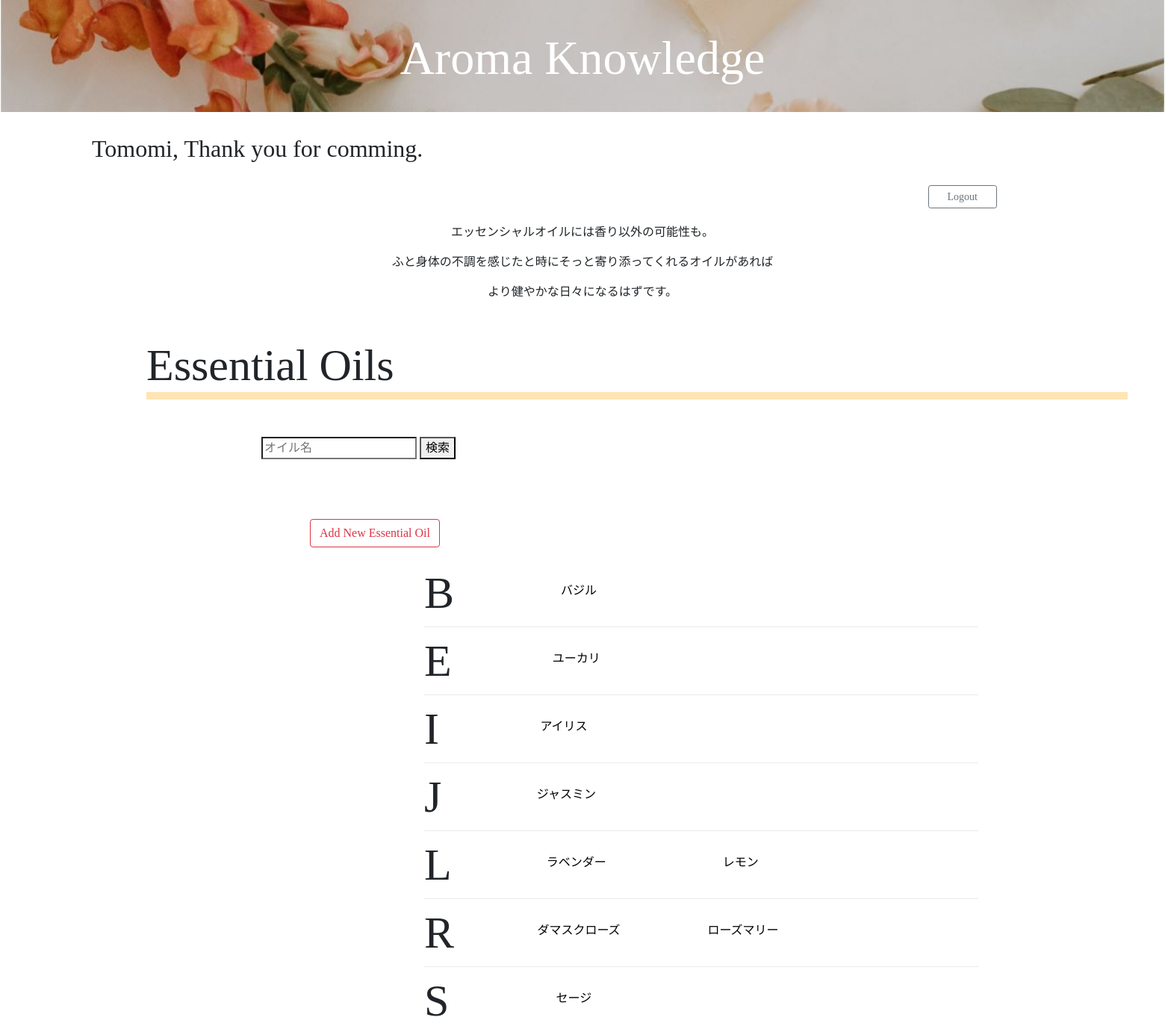
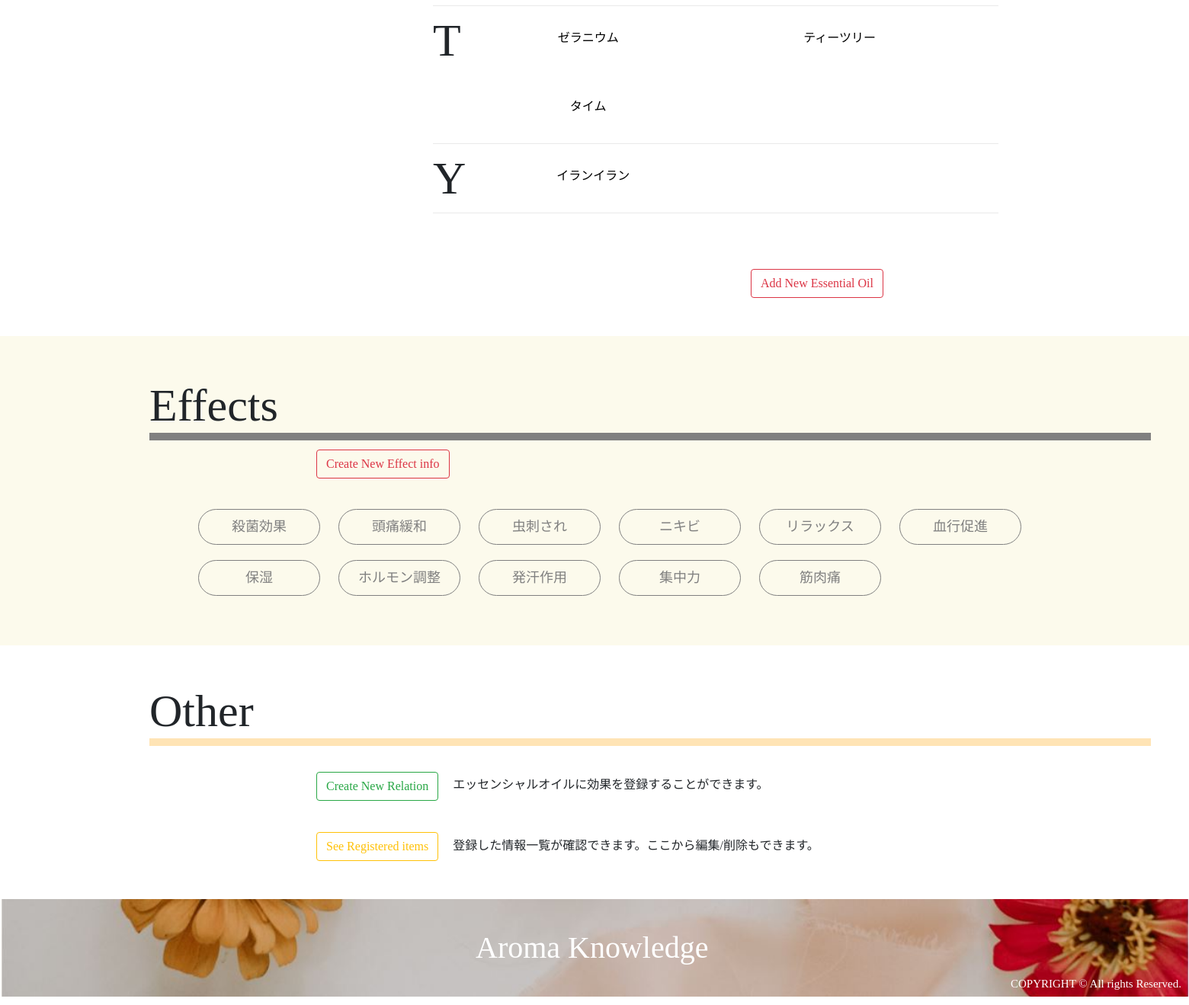
Page /mypage_top.php (signed in) on the committed database (2 pictures, top to bottom).
### tables this page shows
CREATE TABLE `essential_oils` (
  `id` int(11) NOT NULL AUTO_INCREMENT,
  `name` varchar(255) NOT NULL,
  `scientific_name` varchar(255) NOT NULL,
  `plant_name` varchar(255) NOT NULL,
  `extraction` varchar(255) NOT NULL,
  `aroma` varchar(255) NOT NULL,
  `caution` varchar(255) NOT NULL,
  `english_name` varchar(255) NOT NULL,
  `user_id` int(11) NOT NULL,
  `image` varchar(255) NOT NULL,
  `created_at` timestamp NOT NULL DEFAULT CURRENT_TIMESTAMP,
  PRIMARY KEY (`id`),
  UNIQUE KEY `name` (`name`),
  KEY `user_id` (`user_id`),
  CONSTRAINT `essential_oils_ibfk_1` FOREIGN KEY (`user_id`) REFERENCES `users` (`id`) ON DELETE CASCADE ON UPDATE CASCADE
);

CREATE TABLE `effects` (
  `id` int(11) NOT NULL AUTO_INCREMENT,
  `effect` varchar(255) NOT NULL,
  `content` varchar(255) NOT NULL,
  `caution` varchar(255) NOT NULL,
  `user_id` int(11) NOT NULL,
  `created_at` timestamp NOT NULL DEFAULT CURRENT_TIMESTAMP,
  PRIMARY KEY (`id`),
  UNIQUE KEY `effect` (`effect`),
  KEY `user_id` (`user_id`),
  CONSTRAINT `effects_ibfk_1` FOREIGN KEY (`user_id`) REFERENCES `users` (`id`) ON DELETE CASCADE ON UPDATE CASCADE
);

### mypage_top.php (called while the page is built, shortened)
<?php
    require_once 'DAOs/OilDAO.php';
    require_once 'DAOs/EffectDAO.php';
    $login_user = $_SESSION['login_user'];
    $oils = OilDAO::get_all_oils_sort();
    $effects = EffectDAO::get_all_effects();
    include_once 'views/mypage_top_view.php';

### DAOs/OilDAO.php (called while the page is built, shortened)
<?php
    class OilDAO extends DAO{
        public static function get_all_oils_sort(){
            try{
                $pdo = self::get_connection();
                $stmt = $pdo->query('SELECT * FROM essential_oils ORDER BY english_name ASC');
                $stmt->setFetchMode(PDO::FETCH_CLASS|PDO::FETCH_PROPS_LATE, 'Oil');
                $oils = $stmt->fetchAll();
            }catch(PDOException $e){
            }finally{
                self::close_connection($pdo, $stmt);
            }
            return $oils;
        }
    }

### DAOs/EffectDAO.php (called while the page is built, shortened)
<?php
    class EffectDAO extends DAO{
        public static function get_all_effects(){
            try{
                $pdo = self::get_connection();
                $stmt = $pdo->query('SELECT * FROM effects');
                $stmt->setFetchMode(PDO::FETCH_CLASS|PDO::FETCH_PROPS_LATE, 'Effect');
                $effects = $stmt->fetchAll();
            }catch(PDOException $e){
                }finally{
                    self::close_connection($pdo, $stmt);
                }
                return $effects;
        }
    }

### views/mypage_top_view.php (the view, shortened to what this page needs)
<!DOCTYPE html>
<html lang="ja">
    <head>
        <link rel="stylesheet" href="https://stackpath.bootstrapcdn.com/bootstrap/4.3.1/css/bootstrap.min.css">
        <link rel="stylesheet" href="css/style.css">
        <link rel="stylesheet" href="css/style2.css">
    </head>
    <body>
        <div class="header" style="background-image:url(images/top1.jpg)">
            <h1><a href="mypage_top.php">Aroma Knowledge</a></h1>
        </div>
        <div class="MypageMain">
            <h2><?= $login_user->name; ?>, Thank you for comming.</h2>
        </div>
        <div class="container">
            <div class="ForPC mt-4">
                <div class="text-right">
                    <a class="btn btn-sm btn-outline-secondary col-sm-1" href="logout.php" role="button">Logout</a>
                </div>
            </div>
        </div>
        <div class="toptext ForPC">
            <p>エッセンシャルオイルには香り以外の可能性も。</p>
            <p>ふと身体の不調を感じたと時にそっと寄り添ってくれるオイルがあれば</p>
            <p>より健やかな日々になるはずです。</p>
        </div>
        <div class="essential_oils">
            <h2 class="title">Essential Oils</h2>
            <form class="SearchOil" action="search_oils.php?page=top">
                <input type="search" name="keyword" placeholder="オイル名">
                <button type="submit">検索</button>
            </form>
            <div class="container">
                <div class="form-group row">
                    <div class="offset-2 col-10">
                        <a class="btn btn-outline-danger" href="oil_register.php?page=top" role="button">Add New Essential Oil</a>
                    </div>
                </div>
            </div>
            <div class="EoilContent2">
                <?php $pre_letter = ''; ?>
                <?php $count = 1; ?>
                <?php foreach($oils as $oil): ?>
                    <?php $letter = strtoupper(substr($oil->english_name, 0,1)); ?>
                    <?php if($letter !== $pre_letter): ?>
                        <?php if($count !== 1): ?>
                        </div>
                    </div>
                            <?php $count = 1; ?>
                        <?php endif; ?>
                    <div class="oil">
                        <p1><?= $letter ?></p1>
                        <div class="oil_elements">
                    <?php endif; ?>
                    <?php $pre_letter = $letter; ?>
                    <?php $count++; ?>
                    <div class="oilset">
                        <a href="oil_detail_for_user.php?id=<?= $oil->id ?>"><img src="<?= 'upload/' . $oil->image ?>"  class="OilPic" alt="Oil"></a>
                        <a href="oil_detail_for_user.php?id=<?= $oil->id ?>"  class="OilName"><?= $oil->name ?></a>
                    </div>
                <?php endforeach; ?>
                </div>
            </div>
            </div>
            <div class="container">
                <div class="form-group row ForPC">
                    <div class="offset-8 col-10">
                        <a class="btn btn-outline-danger mt-5" href="oil_register.php?page=top" role="button">Add New Essential Oil</a>
                    </div>
                </div>
            </div>
        </div>
        <div class="wrapper">
            <div class="effects">
                <h2 class="title">Effects</h2>
                <div class="container">
                    <div class="form-group row">
                        <div class="offset-2 col-10 mt-1">
                            <a class="btn btn-outline-danger" href="effect_register.php?page=top" role="button">Create New Effect info</a>
                        </div>
                    </div>
                </div>
                <div class="EffectContent">
                    <?php foreach($effects as $effect): ?>
                        <a href="effect_detail_for_user.php?id=<?= $effect->id ?>" class="EffectBtn"><?= $effect->effect ?></a>
                    <?php endforeach; ?>
                </div>
            </div>
        </div>
        <div class="other">
            <h2 class="title">Other</h2>
            <div class="container">
                <div class="form-group row ForPC">
                    <div class="offset-2 col-10 mt-4">
                        <a class="btn btn-outline-success" href="relation_register.php" role="button">Create New Relation</a>
                        <label class="col-8 col-form-label">エッセンシャルオイルに効果を登録することができます。</label>
                     </div>
                </div>
                <div class="form-group row ForPC">
                    <div class="offset-2 col-10 mt-4">
                        <a class="btn btn btn-outline-warning" href="register_list.php" role="button">See Registered items</a>
                        <label class="col-8 col-form-label">登録した情報一覧が確認できます。ここから編集/削除もできます。</label>
                    </div>
                </div>
            </div>
        </div>
        <div class="footer" style="background-image:url(images/footer.jpg)">
            <h1 class="logo">Aroma Knowledge</h1>
            <p class="copylight">COPYRIGHT © All rights Reserved.</p>
        </div>
    </body>
</html>

### css/style.css (style rules this page uses)
body { font-family: 'Times New Roman', '游ゴシック', 'Meiryo UI'; }
.MypageMain h2 { font-family: Avenir Next; }
.header { text-align: center; background: url(images/top1.jpg); background-size: cover; width: 100%; }
.header h1 { color: white; font-family: Times New Roman; margin: auto; }
.header a { text-decoration: none; color: white; }
form { margin: 50px; }
.EffectBtn { width: 160px; margin: 10px; display: inline-block; padding: 0.5em 1em; text-decoration: none; border: solid 1px gray; border-radius: 25px; transition: .4s; }
@media screen and (min-width :768px) { .header { height: 150px; } }
@media screen and (min-width :768px) { .header h1 { padding: 40px; font-size: 4.0rem; } }
@media screen and (min-width :768px) { .toptext { margin-left: auto; margin-right: auto; width: 700px; padding-top: 20px; } }
@media screen and (min-width :768px) { .toptext p { text-align: center; font-family: "游ゴシック"; } }
@media screen and (min-width :768px) { .essential_oils, .effects, .other, .relations, .SearchOil { margin: 50px 50px; clear: right; } }
@media screen and (min-width :768px) { .title { margin-left: 10%; font-size: 60px; border-bottom: solid 10px moccasin; } }
@media screen and (min-width :768px) { .SearchOil { height: 60px; margin-left: 300px; } }
@media screen and (min-width :768px) { .EoilContent, .EoilContent2 { margin-left: 200px; margin-right: 200px; margin-bottom: 25px; } }
@media screen and (min-width :768px) { .oil { display: flex; margin-left: 30%; border-bottom: solid 1px #cccccc6b; } }
@media screen and (min-width :768px) { .oil p1 { text-align: center; font-size: 60px; clear: left; } }
@media screen and (min-width :768px) { .OilName { text-decoration: none; color: black; text-align: center; display: block; margin-left: 47px; width: 200px; position: absolute; z-index: 1; margin-top: -60px; } }
@media screen and (min-width :768px) { .wrapper { background: #ece08829; padding-top: 5px; padding-bottom: 5px; } }
@media screen and (min-width :768px) { .effects .title { border-bottom: solid 10px gray; } }
@media screen and (min-width :768px) { .EffectContent { margin-left: 200px; margin-top: 30px; } }
@media screen and (min-width :768px) { .EffectContent a { color: gray; text-align: center; font-size: 18px; text-decoration: none; } }
@media screen and (min-width :768px) { .footer { background: url(images/footer.jpg); background-size: cover; bottom: 0; width: 100%; } }
@media screen and (min-width :768px) { .logo { display: inline-block; margin-left: 40%; margin-top: 40px; color: white; margin-bottom: 40px; } }
@media screen and (min-width :768px) { .copylight { display: inline-block; font-size: 15px; float: right; bottom: 0; margin-right: 10px; margin-top: 100px; color: white; } }
@media screen and (min-width :768px) { .MypageMain { margin: 30px 50px; } }
@media screen and (min-width :768px) { .MypageMain h2 { margin-left: 5%; } }

### css/style2.css (style rules this page uses)
body { font-family: 'Times New Roman', '游ゴシック', 'Meiryo UI'; }
.oil_elements { display: flex; flex-flow: wrap; margin-left: 20px; }
.oilset { width: 50%; }

### rows in the picture
essential_oils: english_name "B", name "バジル"
essential_oils: english_name "E", name "ユーカリ"
essential_oils: english_name "I", name "アイリス"
essential_oils: english_name "J", name "ジャスミン"
essential_oils: english_name "L", name "ラベンダー"
essential_oils: name "レモン"
essential_oils: english_name "R", name "ダマスクローズ"
essential_oils: name "ローズマリー"
essential_oils: english_name "S", name "セージ"
essential_oils: english_name "T", name "ゼラニウム"
essential_oils: name "ティーツリー"
essential_oils: name "タイム"
essential_oils: english_name "Y", name "イランイラン"
effects: effect "殺菌効果"
effects: effect "頭痛緩和"
effects: effect "虫刺され"
effects: effect "ニキビ"
effects: effect "リラックス"
effects: effect "血行促進"
effects: effect "保湿"
effects: effect "ホルモン調整"
effects: effect "発汗作用"
effects: effect "集中力"
effects: effect "筋肉痛"

### other values in the picture
$login_user->name "Tomomi"
